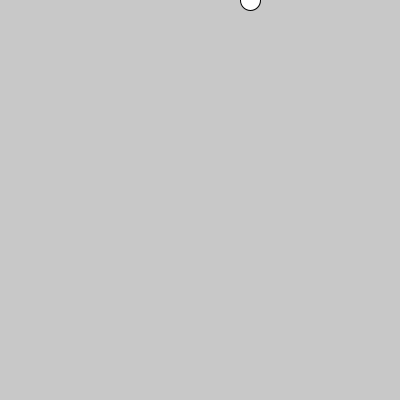
Frame 1 (no input)
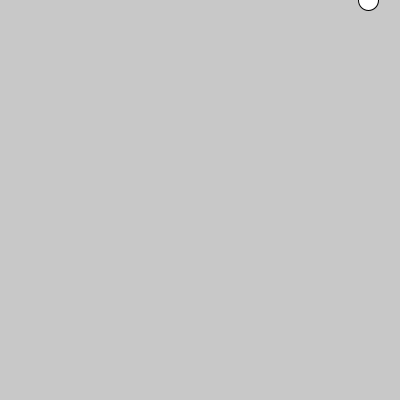
Frame 60 (the mouse pressed at the canvas centre just before this capture)
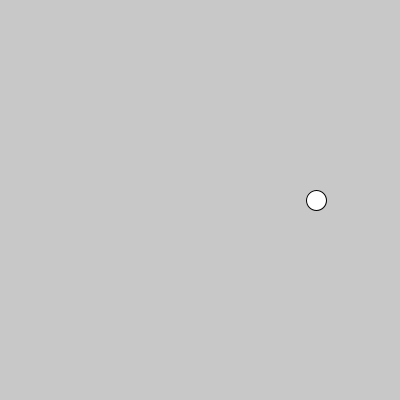
Frame 120 (the mouse held since frame 60 and released just before this capture)

The Processing sketch that drew these frames (run headless with seeded random() and noise(); from frame 60 on, the mouse is pressed at the canvas centre):

// Processing sketch: processing_90252
// ── processing_90252.pde

//bouncing a circle off of the edge of the screen
//ben norskov
//feb 19, 2013
int circleX = 250; //where the circle is
int circleXSpeed = 2;//pixels per frame

void setup() {
  size(400, 400);
}

void draw() {
  background(200);
  ellipse(circleX, mouseY, 20, 20);
  
  circleX = circleX + circleXSpeed;//move the circle
  if (circleX > width) {  //if the circle's x position is greater than the width
    circleXSpeed = -2;//move the circle to the left
  }
  if (circleX < 0)   {
    //if the circle touches the left side of the screen
    //move the circle to the right - Change circle direction
    circleXSpeed = 2;
  }
}
